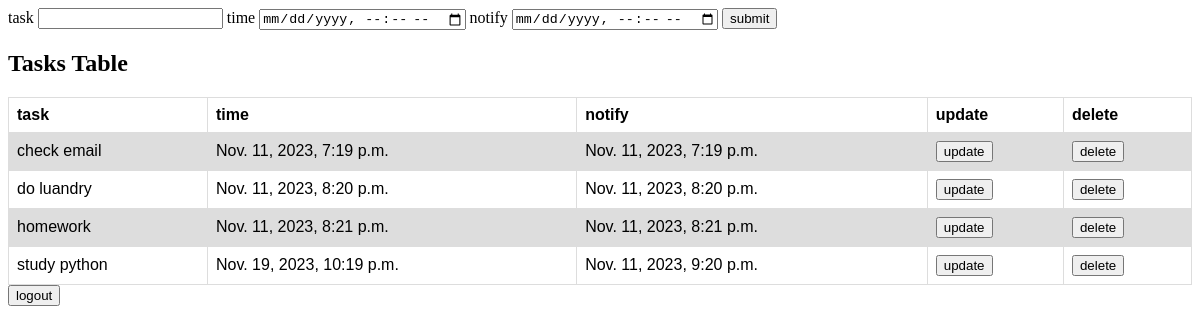
Screenshot of /to_do_list/ (signed in) with the database file from the repository.
### to_do_list/models.py (models this page shows)
class Task(models.Model):
    task = models.CharField(max_length=100 , null=True)
    username = models.CharField(max_length=100 , null=True)
    email = models.EmailField(null=True , blank=True)
    time = models.DateTimeField(null=True , blank=True)
    notify = models.DateTimeField(null=True , blank=True)

### to_do_list/views.py (the view)
# urls.py: path("" , views.index , name="index"),
def index(request):
    if not request.user.is_authenticated:
        return HttpResponseRedirect(reverse("login"))
    tasks = Task.objects.filter(username=request.user.username)
    return render(request , "to_do_list/home.html" , {
        "tasks" : tasks
    } )

### to_do_list/templates/to_do_list/home.html (shortened to what this page needs)
<!DOCTYPE html>
<html lang="en">
<head>
</head>
<body>
    <form action="{% url 'add' %}" method="post" class="main-form">
        <label for="task"> task</label>
        <input type="text" name="task">
        <label for="time">time</label>
        <input type="datetime-local" name="time">
        <label for="notify">notify</label>
        <input type="datetime-local" name="notify">
        <button  class="main-button" type="submit"> submit</button>
    </form>
    <h2>Tasks Table</h2>
<table>
  <tr>
    <th>task</th>
    <th>time</th>
    <th>notify</th>
    <th>update</th>
    <th>delete</th>
  </tr>
  {% for x in tasks %}
  <tr>
    <td> {{x.task}} </td>
    <td> {{x.time}} </td>
    <td> {{x.notify}} </td>
    <td> <a href=""> <button>update</button> </a> </td>
    <td> <a href="{% url 'delete' x.id %}"> <button>delete</button> </a> </td>
  </tr>
  {% endfor %}
</table>
<a href="{% url 'logout' %}"><button>logout</button></a>
</body>
</html>

### to_do_list/templates/to_do_list/home.html (style rules this page uses)
table { font-family: arial, sans-serif; border-collapse: collapse; width: 100%; }
td, th { border: 1px solid #dddddd; text-align: left; padding: 8px; }
tr:nth-child(even) { background-color: #dddddd; }

### rows the page displays
Task: task "check email", time "Nov. 11, 2023, 7:19 p.m.", notify "Nov. 11, 2023, 7:19 p.m."
Task: task "do luandry", time "Nov. 11, 2023, 8:20 p.m.", notify "Nov. 11, 2023, 8:20 p.m."
Task: task "homework", time "Nov. 11, 2023, 8:21 p.m.", notify "Nov. 11, 2023, 8:21 p.m."
Task: task "study python", time "Nov. 19, 2023, 10:19 p.m.", notify "Nov. 11, 2023, 9:20 p.m."
